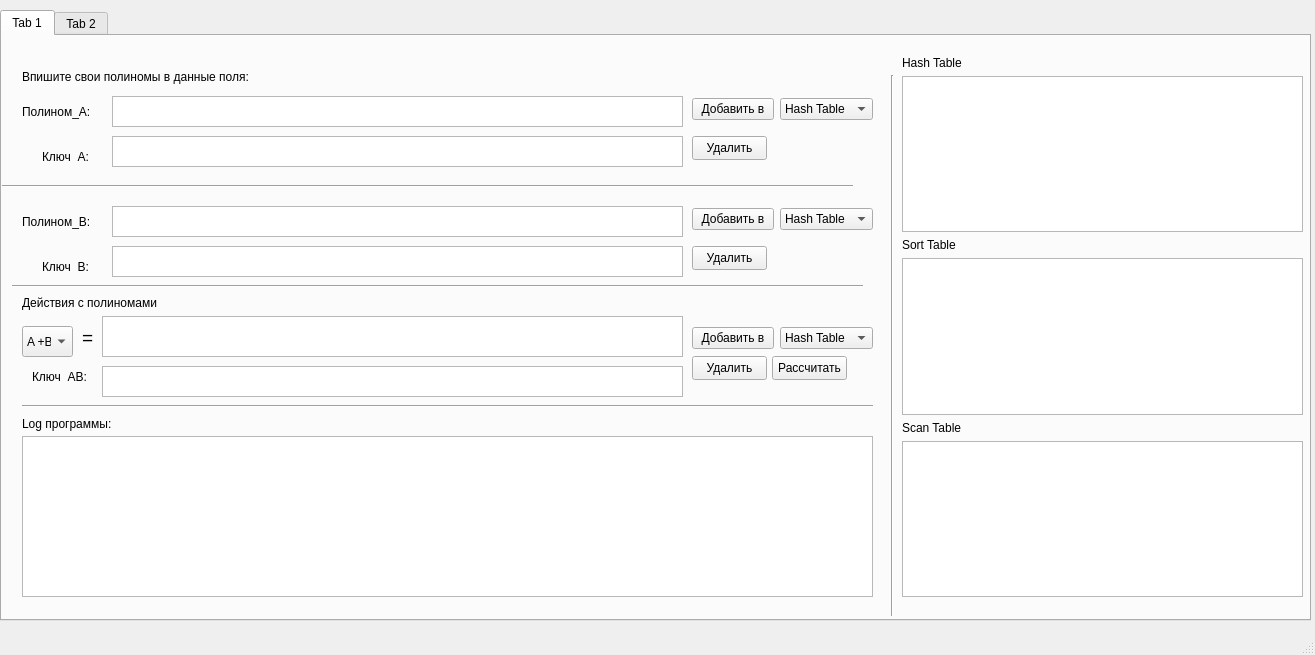
<?xml version="1.0" encoding="UTF-8"?>
<ui version="4.0">
 <class>MainWindow</class>
 <widget class="QMainWindow" name="MainWindow">
  <property name="geometry">
   <rect>
    <x>0</x>
    <y>0</y>
    <width>1315</width>
    <height>655</height>
   </rect>
  </property>
  <property name="windowTitle">
   <string>MainWindow</string>
  </property>
  <widget class="QWidget" name="centralwidget">
   <widget class="QTabWidget" name="tabWidget">
    <property name="geometry">
     <rect>
      <x>0</x>
      <y>10</y>
      <width>1311</width>
      <height>611</height>
     </rect>
    </property>
    <property name="currentIndex">
     <number>0</number>
    </property>
    <widget class="QWidget" name="Table">
     <attribute name="title">
      <string>Tab 1</string>
     </attribute>
     <widget class="QComboBox" name="comboBox_3">
      <property name="geometry">
       <rect>
        <x>20</x>
        <y>290</y>
        <width>51</width>
        <height>31</height>
       </rect>
      </property>
      <property name="toolTip">
       <string>&lt;html&gt;&lt;head/&gt;&lt;body&gt;&lt;p&gt;Выбор операции &lt;br/&gt;по которой будет происходить расчёт&lt;/p&gt;&lt;/body&gt;&lt;/html&gt;</string>
      </property>
      <item>
       <property name="text">
        <string>A +B</string>
       </property>
      </item>
      <item>
       <property name="text">
        <string>A - B</string>
       </property>
      </item>
      <item>
       <property name="text">
        <string>A * B</string>
       </property>
      </item>
     </widget>
     <widget class="Line" name="line_2">
      <property name="geometry">
       <rect>
        <x>880</x>
        <y>39</y>
        <width>21</width>
        <height>541</height>
       </rect>
      </property>
      <property name="orientation">
       <enum>Qt::Vertical</enum>
      </property>
     </widget>
     <widget class="QPushButton" name="pushButton_4">
      <property name="geometry">
       <rect>
        <x>690</x>
        <y>100</y>
        <width>75</width>
        <height>24</height>
       </rect>
      </property>
      <property name="toolTip">
       <string>Удалит Полином A с заданным ключём из заданной таблицы.</string>
      </property>
      <property name="text">
       <string>Удалить</string>
      </property>
     </widget>
     <widget class="QLabel" name="label_5">
      <property name="geometry">
       <rect>
        <x>80</x>
        <y>289</y>
        <width>18</width>
        <height>26</height>
       </rect>
      </property>
      <property name="text">
       <string>&lt;html&gt;&lt;head/&gt;&lt;body&gt;&lt;p&gt;&lt;span style=&quot; font-size:14pt;&quot;&gt;= &lt;/span&gt;&lt;/p&gt;&lt;/body&gt;&lt;/html&gt;</string>
      </property>
     </widget>
     <widget class="QLabel" name="label_10">
      <property name="geometry">
       <rect>
        <x>40</x>
        <y>110</y>
        <width>71</width>
        <height>21</height>
       </rect>
      </property>
      <property name="text">
       <string>Ключ  A:</string>
      </property>
     </widget>
     <widget class="Line" name="line_5">
      <property name="geometry">
       <rect>
        <x>10</x>
        <y>240</y>
        <width>851</width>
        <height>20</height>
       </rect>
      </property>
      <property name="orientation">
       <enum>Qt::Horizontal</enum>
      </property>
     </widget>
     <widget class="QTextEdit" name="textEdit_6">
      <property name="geometry">
       <rect>
        <x>100</x>
        <y>330</y>
        <width>581</width>
        <height>31</height>
       </rect>
      </property>
      <property name="toolTip">
       <string>&lt;html&gt;&lt;head/&gt;&lt;body&gt;&lt;p&gt;Ключ Полинома АB&lt;br/&gt;Он не должен повторяться с теми, &lt;br/&gt;что уже есть в выбранной таблице&lt;/p&gt;&lt;/body&gt;&lt;/html&gt;</string>
      </property>
     </widget>
     <widget class="QTextBrowser" name="textBrowser">
      <property name="geometry">
       <rect>
        <x>20</x>
        <y>400</y>
        <width>851</width>
        <height>161</height>
       </rect>
      </property>
     </widget>
     <widget class="QTextEdit" name="textEdit_5">
      <property name="geometry">
       <rect>
        <x>110</x>
        <y>210</y>
        <width>571</width>
        <height>31</height>
       </rect>
      </property>
      <property name="toolTip">
       <string>&lt;html&gt;&lt;head/&gt;&lt;body&gt;&lt;p&gt;Ключ Полинома B&lt;br/&gt;Он не должен повторяться с теми, &lt;br/&gt;что уже есть в выбранной таблице&lt;/p&gt;&lt;/body&gt;&lt;/html&gt;</string>
      </property>
     </widget>
     <widget class="QTextEdit" name="textEdit">
      <property name="geometry">
       <rect>
        <x>110</x>
        <y>60</y>
        <width>571</width>
        <height>31</height>
       </rect>
      </property>
     </widget>
     <widget class="QLabel" name="label_12">
      <property name="geometry">
       <rect>
        <x>30</x>
        <y>330</y>
        <width>71</width>
        <height>21</height>
       </rect>
      </property>
      <property name="text">
       <string>Ключ  AB:</string>
      </property>
     </widget>
     <widget class="QTextEdit" name="textEdit_2">
      <property name="geometry">
       <rect>
        <x>110</x>
        <y>170</y>
        <width>571</width>
        <height>31</height>
       </rect>
      </property>
     </widget>
     <widget class="QTextEdit" name="textEdit_4">
      <property name="geometry">
       <rect>
        <x>110</x>
        <y>100</y>
        <width>571</width>
        <height>31</height>
       </rect>
      </property>
      <property name="toolTip">
       <string>&lt;html&gt;&lt;head/&gt;&lt;body&gt;&lt;p&gt;Ключ Полинома А&lt;br/&gt;Он не должен повторяться с теми, &lt;br/&gt;что уже есть в выбранной таблице&lt;/p&gt;&lt;/body&gt;&lt;/html&gt;</string>
      </property>
     </widget>
     <widget class="QLabel" name="label_11">
      <property name="geometry">
       <rect>
        <x>40</x>
        <y>220</y>
        <width>71</width>
        <height>21</height>
       </rect>
      </property>
      <property name="text">
       <string>Ключ  B:</string>
      </property>
     </widget>
     <widget class="QPushButton" name="pushButton_7">
      <property name="geometry">
       <rect>
        <x>770</x>
        <y>320</y>
        <width>75</width>
        <height>24</height>
       </rect>
      </property>
      <property name="toolTip">
       <string>&lt;html&gt;&lt;head/&gt;&lt;body&gt;&lt;p&gt;Рассчитает по выбранному действию &lt;br/&gt;операции с двумя полиномами A и B&lt;/p&gt;&lt;/body&gt;&lt;/html&gt;</string>
      </property>
      <property name="text">
       <string>Рассчитать</string>
      </property>
     </widget>
     <widget class="QWidget" name="layoutWidget">
      <property name="geometry">
       <rect>
        <x>900</x>
        <y>20</y>
        <width>401</width>
        <height>541</height>
       </rect>
      </property>
      <layout class="QVBoxLayout" name="verticalLayout">
       <item>
        <widget class="QLabel" name="label_8">
         <property name="text">
          <string>Hash Table</string>
         </property>
        </widget>
       </item>
       <item>
        <widget class="QTextBrowser" name="textBrowser_2"/>
       </item>
       <item>
        <widget class="QLabel" name="label_7">
         <property name="text">
          <string>Sort Table</string>
         </property>
        </widget>
       </item>
       <item>
        <widget class="QTextBrowser" name="textBrowser_3"/>
       </item>
       <item>
        <widget class="QLabel" name="label_9">
         <property name="text">
          <string>Scan Table</string>
         </property>
        </widget>
       </item>
       <item>
        <widget class="QTextBrowser" name="textBrowser_4"/>
       </item>
      </layout>
     </widget>
     <widget class="QWidget" name="layoutWidget_2">
      <property name="geometry">
       <rect>
        <x>690</x>
        <y>60</y>
        <width>181</width>
        <height>26</height>
       </rect>
      </property>
      <layout class="QHBoxLayout" name="horizontalLayout">
       <item>
        <widget class="QPushButton" name="pushButton">
         <property name="toolTip">
          <string>&lt;html&gt;&lt;head/&gt;&lt;body&gt;&lt;p&gt;Добавит полином &lt;br/&gt;в выбранную таблицу &lt;br/&gt;(справа)&lt;/p&gt;&lt;/body&gt;&lt;/html&gt;</string>
         </property>
         <property name="whatsThis">
          <string>&lt;html&gt;&lt;head/&gt;&lt;body&gt;&lt;p&gt;&lt;br/&gt;&lt;/p&gt;&lt;/body&gt;&lt;/html&gt;</string>
         </property>
         <property name="text">
          <string>Добавить в</string>
         </property>
        </widget>
       </item>
       <item>
        <widget class="QComboBox" name="comboBox">
         <property name="toolTip">
          <string>&lt;html&gt;&lt;head/&gt;&lt;body&gt;&lt;p&gt;Выбор в какую таблицу&lt;br/&gt;будет добавлен Полином.&lt;/p&gt;&lt;/body&gt;&lt;/html&gt;</string>
         </property>
         <item>
          <property name="text">
           <string>Hash Table</string>
          </property>
         </item>
         <item>
          <property name="text">
           <string>Sort Table</string>
          </property>
         </item>
         <item>
          <property name="text">
           <string>Scan Table</string>
          </property>
         </item>
         <item>
          <property name="text">
           <string>All Tables</string>
          </property>
         </item>
        </widget>
       </item>
      </layout>
     </widget>
     <widget class="QLabel" name="label">
      <property name="geometry">
       <rect>
        <x>20</x>
        <y>60</y>
        <width>91</width>
        <height>31</height>
       </rect>
      </property>
      <property name="text">
       <string>Полином_A:</string>
      </property>
     </widget>
     <widget class="QLabel" name="label_4">
      <property name="geometry">
       <rect>
        <x>20</x>
        <y>259</y>
        <width>181</width>
        <height>16</height>
       </rect>
      </property>
      <property name="text">
       <string>Действия с полиномами</string>
      </property>
     </widget>
     <widget class="QPushButton" name="pushButton_5">
      <property name="geometry">
       <rect>
        <x>690</x>
        <y>210</y>
        <width>75</width>
        <height>24</height>
       </rect>
      </property>
      <property name="toolTip">
       <string>&lt;html&gt;&lt;head/&gt;&lt;body&gt;&lt;p&gt;Удалит Полином B с заданным ключём из заданной таблицы.&lt;/p&gt;&lt;/body&gt;&lt;/html&gt;</string>
      </property>
      <property name="text">
       <string>Удалить</string>
      </property>
     </widget>
     <widget class="QWidget" name="layoutWidget_3">
      <property name="geometry">
       <rect>
        <x>690</x>
        <y>289</y>
        <width>181</width>
        <height>26</height>
       </rect>
      </property>
      <layout class="QHBoxLayout" name="horizontalLayout_3">
       <item>
        <widget class="QPushButton" name="pushButton_3">
         <property name="toolTip">
          <string>&lt;html&gt;&lt;head/&gt;&lt;body&gt;&lt;p&gt;Добавит полином &lt;br/&gt;в выбранную таблицу &lt;br/&gt;(справа)&lt;/p&gt;&lt;/body&gt;&lt;/html&gt;</string>
         </property>
         <property name="text">
          <string>Добавить в</string>
         </property>
        </widget>
       </item>
       <item>
        <widget class="QComboBox" name="comboBox_4">
         <property name="toolTip">
          <string>&lt;html&gt;&lt;head/&gt;&lt;body&gt;&lt;p&gt;Выбор в какую таблицу&lt;br/&gt;будет добавлен Полином.&lt;/p&gt;&lt;/body&gt;&lt;/html&gt;</string>
         </property>
         <item>
          <property name="text">
           <string>Hash Table</string>
          </property>
         </item>
         <item>
          <property name="text">
           <string>Sort Table</string>
          </property>
         </item>
         <item>
          <property name="text">
           <string>Scan Table</string>
          </property>
         </item>
         <item>
          <property name="text">
           <string>All Tables</string>
          </property>
         </item>
        </widget>
       </item>
      </layout>
     </widget>
     <widget class="QLabel" name="label_2">
      <property name="geometry">
       <rect>
        <x>20</x>
        <y>170</y>
        <width>91</width>
        <height>31</height>
       </rect>
      </property>
      <property name="text">
       <string>Полином_B:</string>
      </property>
     </widget>
     <widget class="Line" name="line_3">
      <property name="geometry">
       <rect>
        <x>20</x>
        <y>360</y>
        <width>851</width>
        <height>20</height>
       </rect>
      </property>
      <property name="orientation">
       <enum>Qt::Horizontal</enum>
      </property>
     </widget>
     <widget class="QTextEdit" name="textEdit_3">
      <property name="geometry">
       <rect>
        <x>100</x>
        <y>280</y>
        <width>581</width>
        <height>41</height>
       </rect>
      </property>
     </widget>
     <widget class="QWidget" name="layoutWidget_4">
      <property name="geometry">
       <rect>
        <x>690</x>
        <y>170</y>
        <width>181</width>
        <height>26</height>
       </rect>
      </property>
      <layout class="QHBoxLayout" name="horizontalLayout_2">
       <item>
        <widget class="QPushButton" name="pushButton_2">
         <property name="toolTip">
          <string>&lt;html&gt;&lt;head/&gt;&lt;body&gt;&lt;p&gt;Добавит полином &lt;br/&gt;в выбранную таблицу &lt;br/&gt;(справа)&lt;/p&gt;&lt;/body&gt;&lt;/html&gt;</string>
         </property>
         <property name="text">
          <string>Добавить в</string>
         </property>
        </widget>
       </item>
       <item>
        <widget class="QComboBox" name="comboBox_2">
         <property name="toolTip">
          <string>&lt;html&gt;&lt;head/&gt;&lt;body&gt;&lt;p&gt;Выбор в какую таблицу&lt;br/&gt;будет добавлен Полином.&lt;/p&gt;&lt;/body&gt;&lt;/html&gt;</string>
         </property>
         <item>
          <property name="text">
           <string>Hash Table</string>
          </property>
         </item>
         <item>
          <property name="text">
           <string>Sort Table</string>
          </property>
         </item>
         <item>
          <property name="text">
           <string>Scan Table</string>
          </property>
         </item>
         <item>
          <property name="text">
           <string>All Tables</string>
          </property>
         </item>
        </widget>
       </item>
      </layout>
     </widget>
     <widget class="Line" name="line_4">
      <property name="geometry">
       <rect>
        <x>0</x>
        <y>140</y>
        <width>851</width>
        <height>20</height>
       </rect>
      </property>
      <property name="orientation">
       <enum>Qt::Horizontal</enum>
      </property>
     </widget>
     <widget class="QPushButton" name="pushButton_6">
      <property name="geometry">
       <rect>
        <x>690</x>
        <y>320</y>
        <width>75</width>
        <height>24</height>
       </rect>
      </property>
      <property name="toolTip">
       <string>&lt;html&gt;&lt;head/&gt;&lt;body&gt;&lt;p&gt;Удалит Полином AB с заданным ключём из заданной таблицы.&lt;/p&gt;&lt;/body&gt;&lt;/html&gt;</string>
      </property>
      <property name="text">
       <string>Удалить</string>
      </property>
     </widget>
     <widget class="QLabel" name="label_3">
      <property name="geometry">
       <rect>
        <x>20</x>
        <y>30</y>
        <width>391</width>
        <height>21</height>
       </rect>
      </property>
      <property name="text">
       <string>Впишите свои полиномы в данные поля:</string>
      </property>
     </widget>
     <widget class="QLabel" name="label_6">
      <property name="geometry">
       <rect>
        <x>20</x>
        <y>380</y>
        <width>111</width>
        <height>16</height>
       </rect>
      </property>
      <property name="text">
       <string>Log программы:</string>
      </property>
     </widget>
    </widget>
    <widget class="QWidget" name="tab_2">
     <attribute name="title">
      <string>Tab 2</string>
     </attribute>
     <widget class="QGroupBox" name="groupBox">
      <property name="geometry">
       <rect>
        <x>10</x>
        <y>10</y>
        <width>631</width>
        <height>211</height>
       </rect>
      </property>
      <property name="title">
       <string>Расчёт полинома по заданным значениям</string>
      </property>
      <widget class="QLabel" name="label_13">
       <property name="geometry">
        <rect>
         <x>18</x>
         <y>36</y>
         <width>61</width>
         <height>20</height>
        </rect>
       </property>
       <property name="text">
        <string>Полином</string>
       </property>
      </widget>
      <widget class="QLabel" name="label_14">
       <property name="geometry">
        <rect>
         <x>20</x>
         <y>80</y>
         <width>31</width>
         <height>31</height>
        </rect>
       </property>
       <property name="text">
        <string>X</string>
       </property>
      </widget>
      <widget class="QLabel" name="label_17">
       <property name="geometry">
        <rect>
         <x>20</x>
         <y>150</y>
         <width>61</width>
         <height>21</height>
        </rect>
       </property>
       <property name="text">
        <string>Результат</string>
       </property>
      </widget>
      <widget class="QPushButton" name="pushButton_8">
       <property name="geometry">
        <rect>
         <x>530</x>
         <y>30</y>
         <width>75</width>
         <height>24</height>
        </rect>
       </property>
       <property name="text">
        <string>Рассчитать</string>
       </property>
      </widget>
      <widget class="QTextEdit" name="textEdit_7">
       <property name="geometry">
        <rect>
         <x>40</x>
         <y>80</y>
         <width>101</width>
         <height>31</height>
        </rect>
       </property>
      </widget>
      <widget class="QLabel" name="label_15">
       <property name="geometry">
        <rect>
         <x>200</x>
         <y>80</y>
         <width>31</width>
         <height>31</height>
        </rect>
       </property>
       <property name="text">
        <string>Y</string>
       </property>
      </widget>
      <widget class="QTextEdit" name="textEdit_8">
       <property name="geometry">
        <rect>
         <x>220</x>
         <y>80</y>
         <width>101</width>
         <height>31</height>
        </rect>
       </property>
      </widget>
      <widget class="QLabel" name="label_16">
       <property name="geometry">
        <rect>
         <x>390</x>
         <y>80</y>
         <width>31</width>
         <height>31</height>
        </rect>
       </property>
       <property name="text">
        <string>Z</string>
       </property>
      </widget>
      <widget class="QTextEdit" name="textEdit_9">
       <property name="geometry">
        <rect>
         <x>410</x>
         <y>80</y>
         <width>101</width>
         <height>31</height>
        </rect>
       </property>
      </widget>
      <widget class="QTextEdit" name="textEdit_10">
       <property name="geometry">
        <rect>
         <x>80</x>
         <y>30</y>
         <width>431</width>
         <height>31</height>
        </rect>
       </property>
      </widget>
      <widget class="QTextBrowser" name="textBrowser_5">
       <property name="geometry">
        <rect>
         <x>80</x>
         <y>150</y>
         <width>501</width>
         <height>31</height>
        </rect>
       </property>
      </widget>
     </widget>
     <widget class="QTextBrowser" name="textBrowser_6">
      <property name="geometry">
       <rect>
        <x>10</x>
        <y>270</y>
        <width>631</width>
        <height>192</height>
       </rect>
      </property>
     </widget>
     <widget class="QLabel" name="label_18">
      <property name="geometry">
       <rect>
        <x>10</x>
        <y>250</y>
        <width>101</width>
        <height>16</height>
       </rect>
      </property>
      <property name="text">
       <string>Log программы</string>
      </property>
     </widget>
    </widget>
   </widget>
  </widget>
  <widget class="QMenuBar" name="menubar">
   <property name="geometry">
    <rect>
     <x>0</x>
     <y>0</y>
     <width>1315</width>
     <height>22</height>
    </rect>
   </property>
  </widget>
  <widget class="QStatusBar" name="statusbar"/>
 </widget>
 <resources/>
 <connections/>
</ui>
